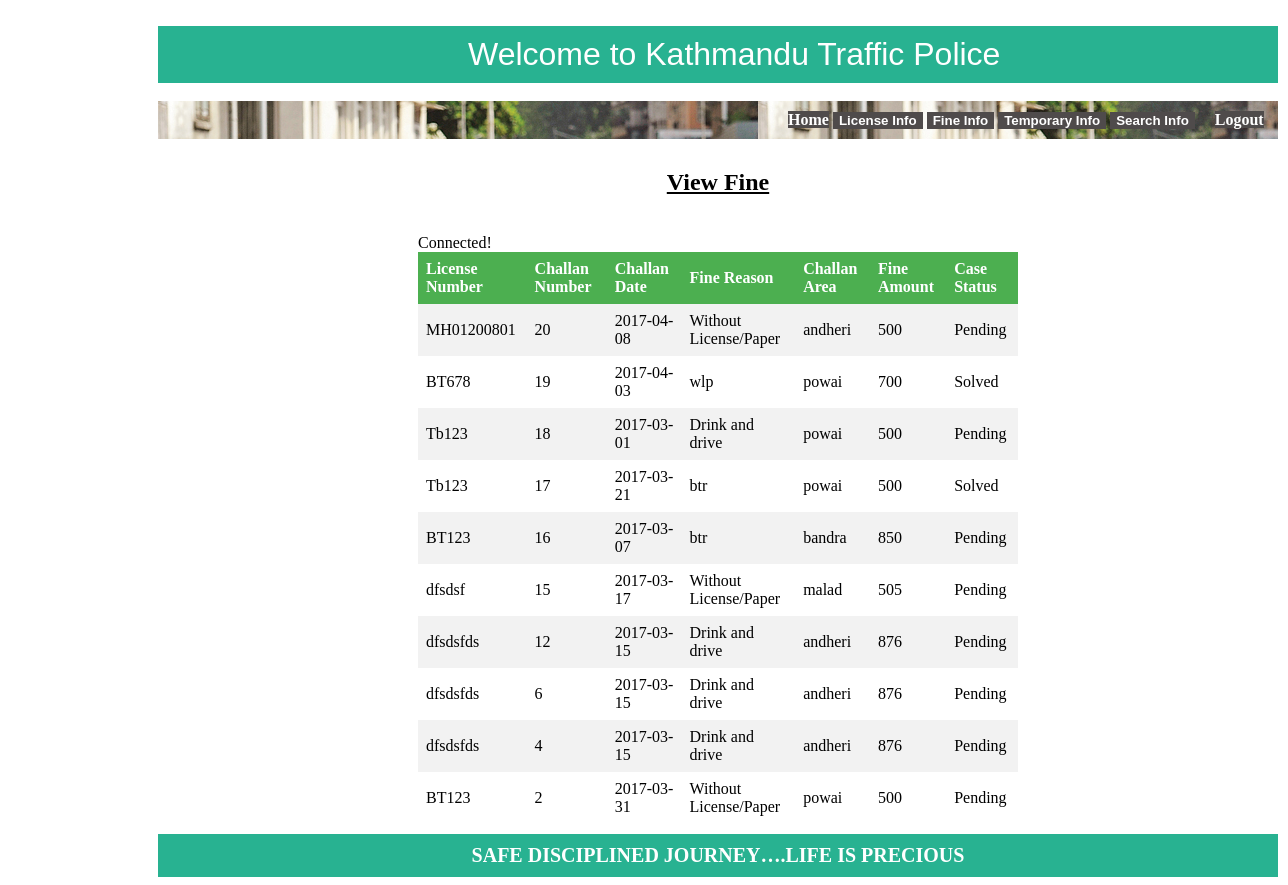
Screenshot of /ViewFine.php (signed in) with the database file from the repository.
### tables this page shows
CREATE TABLE `tblfine` (
  `License_Number` varchar(10) NOT NULL,
  `Challan_Number` int(11) NOT NULL,
  `Fine_Reason` varchar(25) NOT NULL,
  `Fine_Amount` int(11) NOT NULL,
  `Challan_Area` varchar(15) NOT NULL,
  `Challan_Date` date NOT NULL,
  `Case_Status` varchar(15) NOT NULL
);

### class.php (the view, shortened to what this page needs)
<html>
<head>
</head>
</html>
						<?php
function viewFine()
	{
		include 'conn.php';
		$queryRetrive="select * from tblFine order by Challan_Number desc";
				if($QueryResult=mysqli_query($conn,$queryRetrive))
				{
					?>
					<table class="table">
										<tr>
										<th> License Number </th>
										<th> Challan Number</th>
										<th> Challan Date </th>
										<th> Fine Reason </th>
										<th> Challan Area </th>
										<th> Fine Amount</th>
										<th> Case Status </th>
										</tr>
										<?php
						while($result=mysqli_fetch_assoc($QueryResult))
						{
							?>
										<tr>
											<td><?php echo $result['License_Number'];?></td>
											<td><?php echo $result['Challan_Number'];?></td>
											<td><?php echo $result['Challan_Date'];?></td>
											<td><?php echo $result['Fine_Reason'];?></td>
											<td><?php echo $result['Challan_Area'];?></td>
											<td><?php echo $result['Fine_Amount'];?></td>
											<td><?php echo $result['Case_Status'];?></td>
										</tr>
						<?php
						}
						?>
					</table>
						<?php
				}
				else
				{
					echo "Connot retrive table."."<br>";
				}
	}
					?>

### AdminHeader.php (shortened to what this page needs)
<html>
<body>
<br/>
<div style="background-color:#28B291;margin-left:150px;width:1100px;color:white;padding:10px">
<font face="sans-serif" size="6px" style="margin-left:300px">Welcome to Kathmandu Traffic Police</font>
</div>
<br/>
<div id="divMenu">
<a class="dropbutton" href="Home.php">Home</a>
<div class="SolvedExamplesMenu">
  <button class="dropbutton">License Info</button>
</div>
<div class="SolvedExamplesMenu">
  <button class="dropbutton">Fine Info</button>
</div>
<div class="SolvedExamplesMenu">
  <button class="dropbutton">Temporary Info</button>
</div>
<div class="SolvedExamplesMenu">
  <button class="dropbutton">Search Info</button>
</div>
&nbsp;&nbsp;&nbsp;&nbsp;<a class="dropbutton" href="Logout.php" >Logout</a>
<br/>
</div>
</body>
</html>

### ViewFine.php (shortened to what this page needs)
<?php
  include 'Adminheader.php';
?>
<!DOCTYPE>
<html>
  <head>
	<link rel="stylesheet" type="text/css" href="AptiStyle.css">
  </head>
  <body>
    <div class="contents" >
      <div align="center">      <h2 ><u>View Fine</u></h2></div>
      <br>
        <?php
          include'class.php';
          viewFine();
          ?>
    </div>
  </body>
</html>
<?php
  include 'footer.php';
?>

### Footer.php (shortened to what this page needs)
<html>
<head>
</head>
<body>
<div align="center" id="flip" style="margin-left:150px;width:1100px;background-color:#28B291;padding:10px;color:white;font-weight:bold;font-size:20px;">SAFE DISCIPLINED JOURNEY….LIFE IS PRECIOUS</div>
</body>
</html>

### AptiStyle.css (style rules this page uses)
table { border-collapse: collapse; width: 100%; }
th, td { text-align: left; padding: 8px; }
tr:nth-child(even) { background-color: #f2f2f2 }
th { background-color: #4CAF50; color: white; }

### AdminHeader.php (style rules this page uses)
#divMenu { background-image:url('img1.jpg'); width:1100px; margin-left:150px; padding:10px; }
a { text-decoration:none; color:white; font-weight:bold; }
.dropbutton { background-color: #4F4B4B; color: white; font-weight: bold; border: none; cursor: pointer; }
.SolvedExamplesMenu { position: relative; display: inline-block; }

### ViewFine.php (style rules this page uses)
.contents { width:600px; margin-left:400px; padding:10px; }

### rows the page displays
tblfine: License_Number "MH01200801", Challan_Number "20", Challan_Date "2017-04-08", Fine_Reason "Without License/Paper", Challan_Area "andheri", Fine_Amount "500", Case_Status "Pending"
tblfine: License_Number "BT678", Challan_Number "19", Challan_Date "2017-04-03", Fine_Reason "wlp", Challan_Area "powai", Fine_Amount "700", Case_Status "Solved"
tblfine: License_Number "Tb123", Challan_Number "18", Challan_Date "2017-03-01", Fine_Reason "Drink and drive", Challan_Area "powai", Fine_Amount "500", Case_Status "Pending"
tblfine: License_Number "Tb123", Challan_Number "17", Challan_Date "2017-03-21", Fine_Reason "btr", Challan_Area "powai", Fine_Amount "500", Case_Status "Solved"
tblfine: License_Number "BT123", Challan_Number "16", Challan_Date "2017-03-07", Fine_Reason "btr", Challan_Area "bandra", Fine_Amount "850", Case_Status "Pending"
tblfine: License_Number "dfsdsf", Challan_Number "15", Challan_Date "2017-03-17", Fine_Reason "Without License/Paper", Challan_Area "malad", Fine_Amount "505", Case_Status "Pending"
tblfine: License_Number "dfsdsfds", Challan_Number "12", Challan_Date "2017-03-15", Fine_Reason "Drink and drive", Challan_Area "andheri", Fine_Amount "876", Case_Status "Pending"
tblfine: License_Number "dfsdsfds", Challan_Number "6", Challan_Date "2017-03-15", Fine_Reason "Drink and drive", Challan_Area "andheri", Fine_Amount "876", Case_Status "Pending"
tblfine: License_Number "dfsdsfds", Challan_Number "4", Challan_Date "2017-03-15", Fine_Reason "Drink and drive", Challan_Area "andheri", Fine_Amount "876", Case_Status "Pending"
tblfine: License_Number "BT123", Challan_Number "2", Challan_Date "2017-03-31", Fine_Reason "Without License/Paper", Challan_Area "powai", Fine_Amount "500", Case_Status "Pending"
